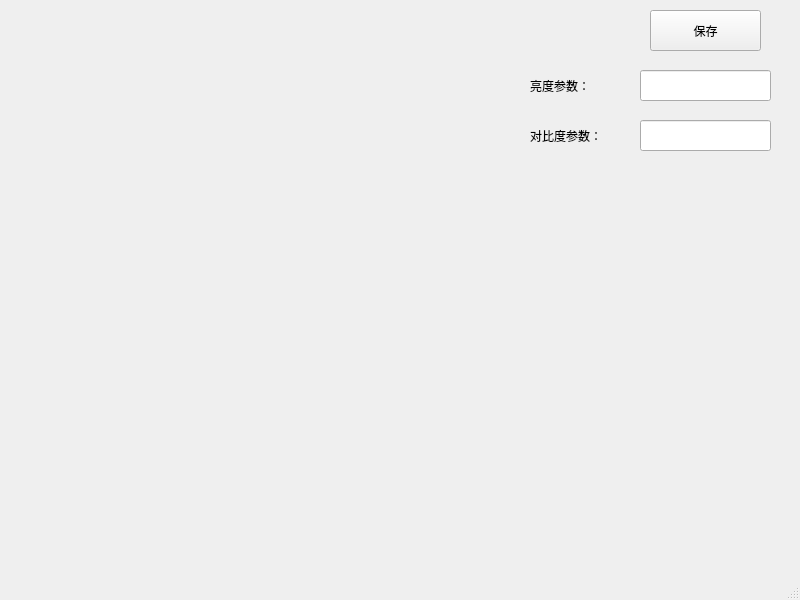
<?xml version="1.0" encoding="UTF-8"?>
<ui version="4.0">
 <class>BrightnessContrast</class>
 <widget class="QMainWindow" name="BrightnessContrast">
  <property name="geometry">
   <rect>
    <x>0</x>
    <y>0</y>
    <width>800</width>
    <height>600</height>
   </rect>
  </property>
  <property name="windowTitle">
   <string>MainWindow</string>
  </property>
  <widget class="QWidget" name="centralwidget">
   <widget class="QLabel" name="img">
    <property name="geometry">
     <rect>
      <x>0</x>
      <y>0</y>
      <width>550</width>
      <height>550</height>
     </rect>
    </property>
    <property name="text">
     <string/>
    </property>
   </widget>
   <widget class="QPushButton" name="SaveButton">
    <property name="geometry">
     <rect>
      <x>650</x>
      <y>10</y>
      <width>111</width>
      <height>41</height>
     </rect>
    </property>
    <property name="text">
     <string>保存</string>
    </property>
   </widget>
   <widget class="QLineEdit" name="BrightEdit">
    <property name="geometry">
     <rect>
      <x>640</x>
      <y>70</y>
      <width>131</width>
      <height>31</height>
     </rect>
    </property>
   </widget>
   <widget class="QLineEdit" name="ContrastEdit">
    <property name="geometry">
     <rect>
      <x>640</x>
      <y>120</y>
      <width>131</width>
      <height>31</height>
     </rect>
    </property>
   </widget>
   <widget class="QLabel" name="label_2">
    <property name="geometry">
     <rect>
      <x>530</x>
      <y>70</y>
      <width>71</width>
      <height>31</height>
     </rect>
    </property>
    <property name="text">
     <string>亮度参数：</string>
    </property>
   </widget>
   <widget class="QLabel" name="label_3">
    <property name="geometry">
     <rect>
      <x>530</x>
      <y>120</y>
      <width>71</width>
      <height>31</height>
     </rect>
    </property>
    <property name="text">
     <string>对比度参数：</string>
    </property>
   </widget>
  </widget>
  <widget class="QMenuBar" name="menubar">
   <property name="geometry">
    <rect>
     <x>0</x>
     <y>0</y>
     <width>800</width>
     <height>21</height>
    </rect>
   </property>
  </widget>
  <widget class="QStatusBar" name="statusbar"/>
 </widget>
 <resources/>
 <connections/>
</ui>
